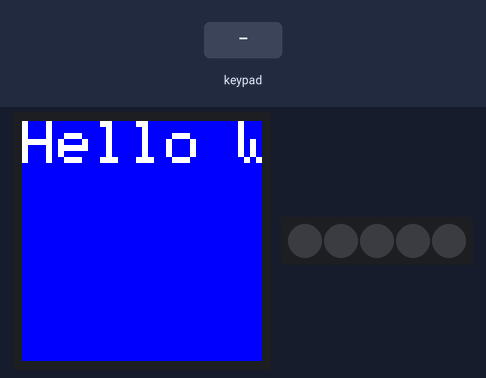
The sketch below on a simulated Arduino MKR. Parts: 240×240 colour display, 5 RGB LEDs in strip order, left to right. The test bench sets the inputs (shaded band). What the sketch prints to the serial monitor is not drawn.

Above: at 0.3 s.
At 6.4 s:
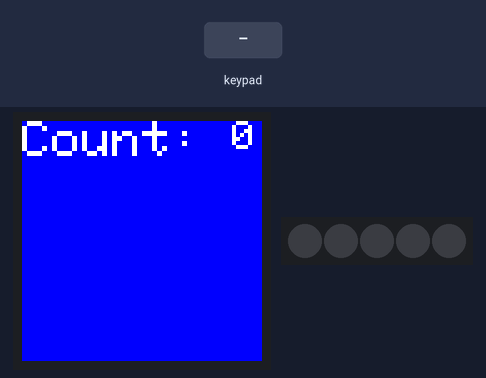
6.5 s: key '0' pressed
At 7.7 s:
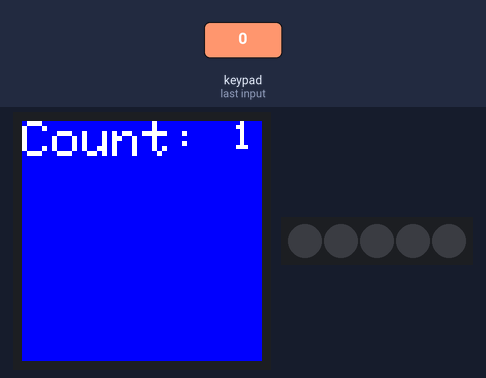
Timing chart, 0 to 9.5 s (numbered marks = the images above; inputs shaded):
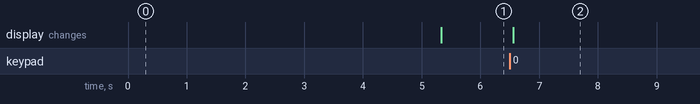

The sketch:

MKR_Carrier.ino
```cpp
// Paul Schakel
// MKR_Carrier_LCD.ino
// Prototype testing out the display and buttons on the MKR IoT Carrier

#include <Arduino_MKRIoTCarrier.h>

MKRIoTCarrier carrier;

int count = 0;
bool hasCounted = false;
bool hasChanged = true;

void setup() {
    Serial.begin(115200);

    while(!Serial){}
    Serial.println("Started Serial...");

    //Set if it has the Enclosure mounted
    CARRIER_CASE = false;
    //Initialize the IoTSK carrier and output any errors in the serial monitor
    carrier.begin();

    carrier.display.fillScreen(ST7735_BLUE);
    carrier.display.setTextColor(ST7735_WHITE);
    carrier.display.setTextSize(6);
    carrier.display.setCursor(0, 0);
    carrier.display.println("Hello World!");
    delay(5000);
}

void loop() {
    carrier.Buttons.update();

    if (carrier.Button0.onTouchDown() && !hasCounted) {
        count++;
        hasChanged = true;
    } else if (carrier.Button1.onTouchDown() && !hasCounted) {
        count--;
        hasChanged = true;
    } else if ((carrier.Button0.onTouchUp() || carrier.Button1.onTouchUp()) && hasCounted) {
        hasCounted = false;
    }

    if (hasChanged) {
        carrier.display.fillScreen(ST7735_BLUE);
        carrier.display.setTextSize(5);
        carrier.display.setCursor(0, 0);
        carrier.display.print("Count: ");
        carrier.display.setTextSize(4);
        carrier.display.println(count);
        hasChanged = false;
    }
}
```

Measured:
- after the input at 6.5 s, the display: changes after 0.06 s (image 2)
